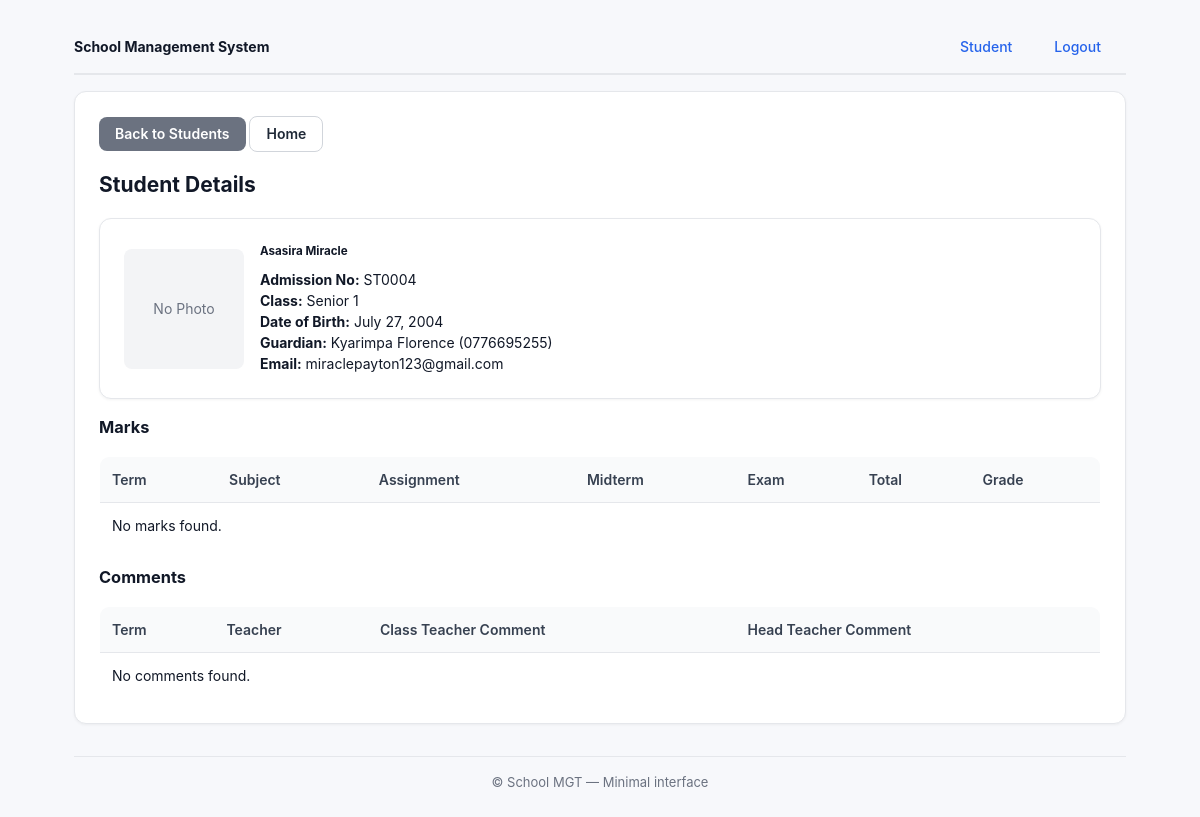
The page /portal/admin/student/4/ (signed in) on the database as committed earlier.
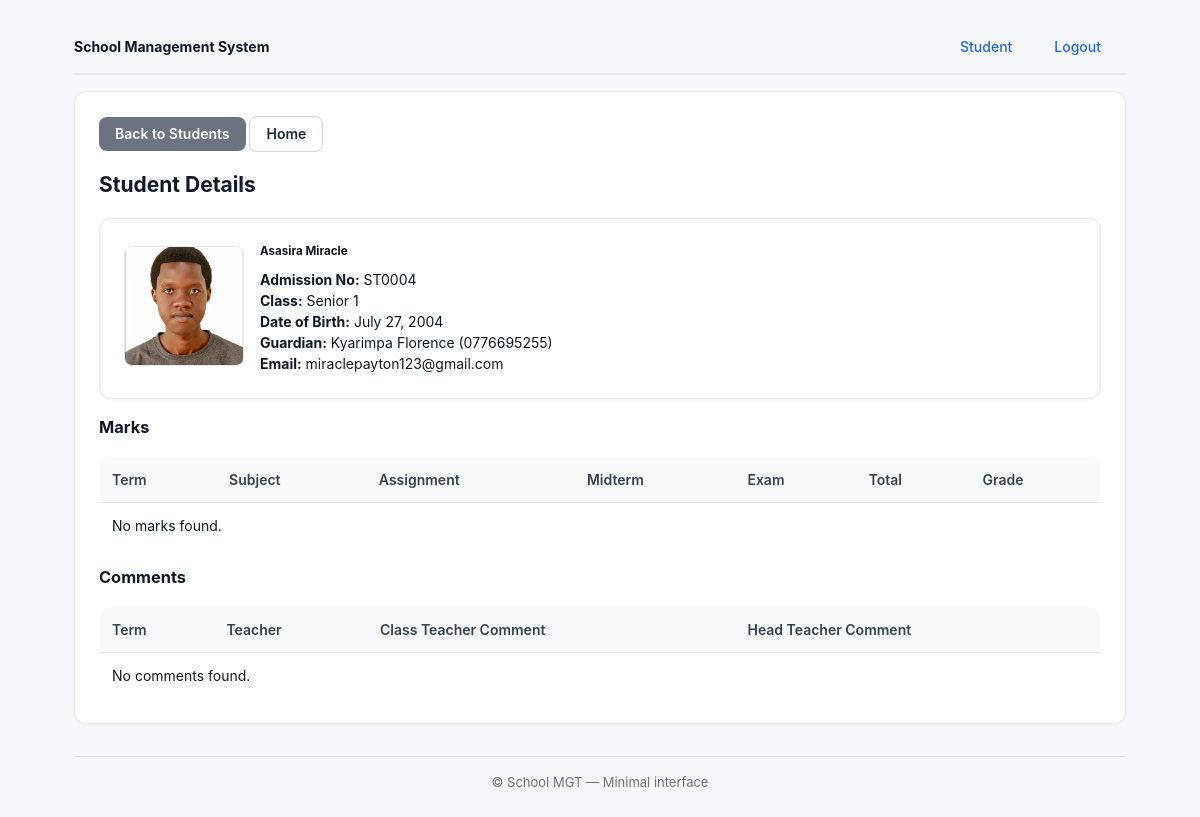
The same page on the database as committed later.
### school/models.py (models this page shows, shortened)
class Student(models.Model):
    user = models.OneToOneField(User, on_delete=models.CASCADE)
    admission_number = models.CharField(max_length=20, unique=True)
    student_class = models.ForeignKey(Class, on_delete=models.SET_NULL, null=True)
    date_of_birth = models.DateField()
    guardian_name = models.CharField(max_length=100)
    guardian_phone = models.CharField(max_length=15)
    photo = models.ImageField(upload_to='students/photos/', blank=True, null=True)
    is_graduated = models.BooleanField(default=False)
    graduation_year = models.CharField(max_length=9, blank=True, null=True)
    class Meta:
        db_table = 'students'

class User(AbstractUser):
    USER_TYPE_CHOICES = (
        ('admin', 'Administrator'),
        ('teacher', 'Teacher'),
        ('student', 'Student'),
        ('bursar', 'Bursar'),
    )
    user_type = models.CharField(max_length=10, choices=USER_TYPE_CHOICES)
    phone = models.CharField(max_length=15, blank=True, null=True)
    address = models.TextField(blank=True, null=True)
    class Meta:
        db_table = 'users'

class Class(models.Model):
    name = models.CharField(max_length=50)
    level = models.CharField(max_length=20)
    class_teacher = models.ForeignKey(User, on_delete=models.SET_NULL, null=True,
                                      limit_choices_to={'user_type': 'teacher'})
    academic_year = models.CharField(max_length=9, default='2024/2025')
    promotion_rank = models.IntegerField(default=0, help_text="Order used for automatic promotion across years")
    class Meta:
        db_table = 'classes'
        verbose_name_plural = 'Classes'

### school/views.py (the view)
# urls.py: path('portal/admin/student/<int:student_id>/', views.admin_view_student, name='admin_view_student'),
@login_required
@user_passes_test(is_admin)
def admin_view_student(request, student_id):
    student = get_object_or_404(Student, id=student_id)
    marks = Mark.objects.filter(student=student).select_related('subject', 'term').order_by('term__academic_year', 'term__term', 'subject__name')
    comments = Comment.objects.filter(student=student).select_related('term', 'teacher').order_by('term__academic_year', 'term__term')
    context = {
        'student': student,
        'marks': marks,
        'comments': comments,
    }
    return render(request, 'admin/student_detail.html', context)

### school/views.py (called while the page is built)
def is_admin(user):
    return getattr(user, 'user_type', None) == 'admin' or user.is_superuser or user.is_staff

### school/templates/admin/student_detail.html (shortened to what this page needs)
{% extends 'base.html' %}
{% block content %}
<div class="mb-3">
  <a href="{% url 'manage_students' %}" class="btn btn-secondary">Back to Students</a>
  <a href="{% url 'login_select' %}" class="btn btn-outline-primary">Home</a>
</div>
<h2>Student Details</h2>
<div class="card mb-3">
  <div class="row" style="align-items:center;gap:16px">
    <div class="col" style="flex:0 0 120px">
      {% if student.photo %}
        <img src="{{ student.photo.url }}" alt="{{ student.user.get_full_name }}" class="thumb" data-full="{{ student.photo.url }}" style="width:120px;height:120px;border-radius:8px;object-fit:cover;border:1px solid #e5e7eb;cursor:pointer" onerror="this.parentElement.innerHTML='<div style=\'width:120px;height:120px;border-radius:8px;background:#fee;display:flex;align-items:center;justify-content:center;color:#c00;font-size:10px;text-align:center\'>Image Failed<br>{{ student.photo.url }}</div>'" />
      {% else %}
        <div style="width:120px;height:120px;border-radius:8px;background:#f3f4f6;display:flex;align-items:center;justify-content:center;color:#6b7280">No Photo</div>
      {% endif %}
    </div>
    <div class="col">
      <h5 style="margin:0 0 8px 0">{{ student.user.get_full_name }}</h5>
      <p style="margin:0">
        <b>Admission No:</b> {{ student.admission_number }}<br>
        <b>Class:</b> {{ student.student_class.name }}<br>
        <b>Date of Birth:</b> {{ student.date_of_birth }}<br>
        <b>Guardian:</b> {{ student.guardian_name }} ({{ student.guardian_phone }})<br>
        <b>Email:</b> {{ student.user.email }}
      </p>
    </div>
  </div>
</div>
<h3>Marks</h3>
<table class="table table-bordered">
  <thead>
    <tr>
      <th>Term</th><th>Subject</th><th>Assignment</th><th>Midterm</th><th>Exam</th><th>Total</th><th>Grade</th>
    </tr>
  </thead>
  <tbody>
    {% for mark in marks %}
    <tr>
      <td>{{ mark.term }}</td>
      <td>{{ mark.subject.name }}</td>
      <td>{{ mark.assignment_marks }}</td>
      <td>{{ mark.midterm_marks }}</td>
      <td>{{ mark.exam_marks }}</td>
      <td>{{ mark.total_marks }}</td>
      <td>{{ mark.grade }}</td>
    </tr>
    {% empty %}
    <tr><td colspan="7">No marks found.</td></tr>
    {% endfor %}
  </tbody>
</table>
<h3>Comments</h3>
<table class="table table-bordered">
  <thead>
    <tr>
      <th>Term</th><th>Teacher</th><th>Class Teacher Comment</th><th>Head Teacher Comment</th>
    </tr>
  </thead>
  <tbody>
    {% for comment in comments %}
    <tr>
      <td>{{ comment.term }}</td>
      <td>{% if comment.teacher %}{{ comment.teacher.user.get_full_name }}{% else %}-{% endif %}</td>
      <td>{{ comment.class_teacher_comment }}</td>
      <td>{{ comment.headteacher_comment|default:'-' }}</td>
    </tr>
    {% empty %}
    <tr><td colspan="4">No comments found.</td></tr>
    {% endfor %}
  </tbody>
</table>
{% endblock %}

Rows that differ between the two databases and show on the page:
changed Student "ST0004": photo: picture added
Other text that changed with them:
text no longer shown: "No Photo"
